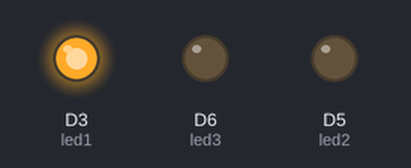
The sketch below on a simulated ESP8266 (NodeMCU). On the bench: output pins drawn as LEDs (lit = HIGH).

Above: at 1.5 s.
At 14.5 s:
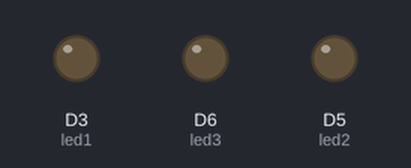
Timing chart, 0 to 32.5 s (numbered marks = the images above):
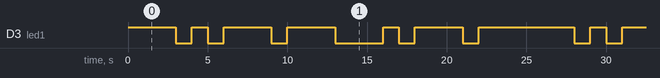

The sketch:

Les1.ino
```cpp
//LED pins
uint8_t led1 = D3;
uint8_t led2 = D5;
uint8_t led3 = D6;

void setup()  {
  pinMode(led1, OUTPUT);
  pinMode(led2, OUTPUT);
  pinMode(led3, OUTPUT);
}

void loop()    {
  digitalWrite(led1, HIGH);
  delay(3000);
  digitalWrite(led1, LOW);
  delay(1000);
  digitalWrite(led1, HIGH);
  delay(1000);
  digitalWrite(led1, LOW);
  delay(1000);
  digitalWrite(led1, HIGH);
  delay(3000);
  digitalWrite(led1, LOW);
  delay(1000);
  digitalWrite(led1, HIGH);
  delay(3000);
  digitalWrite(led1, LOW);
  delay(3000);
  digitalWrite(led1, HIGH);
  delay(1000);
  digitalWrite(led1, LOW);
  delay(1000);
  digitalWrite(led1, HIGH);
  delay(3000);
  digitalWrite(led1, LOW);
  delay(1000);
  digitalWrite(led1, HIGH);
  delay(3000);
}
```

Measured:
- by itself, D3 (led1): repeats every 25.0 s: LOW 1.0 s, HIGH 1.0 s, 2 × (LOW 1.0 s, HIGH 3.0 s), LOW 3.0 s, HIGH 1.0 s, LOW 1.0 s, HIGH 3.0 s, LOW 1.0 s, HIGH 6.0 s
- by itself, everything shown: repeats every 25.0 s, in 12 steps
